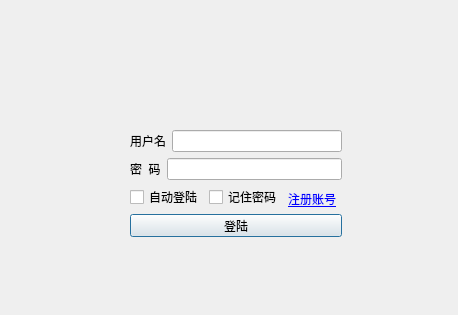
<?xml version="1.0" encoding="UTF-8"?>
<ui version="4.0">
 <class>loginWin</class>
 <widget class="QDialog" name="loginWin">
  <property name="geometry">
   <rect>
    <x>0</x>
    <y>0</y>
    <width>458</width>
    <height>315</height>
   </rect>
  </property>
  <property name="sizePolicy">
   <sizepolicy hsizetype="Fixed" vsizetype="Fixed">
    <horstretch>0</horstretch>
    <verstretch>0</verstretch>
   </sizepolicy>
  </property>
  <property name="windowTitle">
   <string>登陆</string>
  </property>
  <property name="autoFillBackground">
   <bool>true</bool>
  </property>
  <property name="styleSheet">
   <string notr="true"/>
  </property>
  <property name="modal">
   <bool>true</bool>
  </property>
  <widget class="QWidget" name="layoutWidget">
   <property name="geometry">
    <rect>
     <x>130</x>
     <y>130</y>
     <width>212</width>
     <height>107</height>
    </rect>
   </property>
   <layout class="QFormLayout" name="formLayout">
    <item row="2" column="0">
     <layout class="QHBoxLayout" name="horizontalLayout_3">
      <item>
       <widget class="QCheckBox" name="autoLogin">
        <property name="text">
         <string>自动登陆</string>
        </property>
       </widget>
      </item>
      <item>
       <widget class="QCheckBox" name="remeberPwd">
        <property name="text">
         <string>记住密码</string>
        </property>
       </widget>
      </item>
      <item>
       <widget class="QLabel" name="retrievePwd">
        <property name="lineWidth">
         <number>0</number>
        </property>
        <property name="text">
         <string>&lt;a href='http://192.168.123.230:9090/plugins/registration/sign-up.jsp'&gt;注册账号&lt;/a&gt;</string>
        </property>
        <property name="textFormat">
         <enum>Qt::RichText</enum>
        </property>
        <property name="alignment">
         <set>Qt::AlignBottom|Qt::AlignLeading|Qt::AlignLeft</set>
        </property>
        <property name="wordWrap">
         <bool>false</bool>
        </property>
        <property name="indent">
         <number>0</number>
        </property>
        <property name="openExternalLinks">
         <bool>true</bool>
        </property>
       </widget>
      </item>
     </layout>
    </item>
    <item row="3" column="0" colspan="2">
     <layout class="QHBoxLayout" name="horizontalLayout_4">
      <item>
       <widget class="QPushButton" name="login_btn">
        <property name="sizePolicy">
         <sizepolicy hsizetype="Expanding" vsizetype="Fixed">
          <horstretch>0</horstretch>
          <verstretch>0</verstretch>
         </sizepolicy>
        </property>
        <property name="text">
         <string>登陆</string>
        </property>
       </widget>
      </item>
     </layout>
    </item>
    <item row="1" column="0" colspan="2">
     <layout class="QHBoxLayout" name="horizontalLayout_2">
      <item>
       <widget class="QLabel" name="label_2">
        <property name="text">
         <string>密  码</string>
        </property>
       </widget>
      </item>
      <item>
       <widget class="QLineEdit" name="loginPwd">
        <property name="maxLength">
         <number>32</number>
        </property>
        <property name="echoMode">
         <enum>QLineEdit::Password</enum>
        </property>
        <property name="cursorMoveStyle">
         <enum>Qt::VisualMoveStyle</enum>
        </property>
       </widget>
      </item>
     </layout>
    </item>
    <item row="0" column="0" colspan="2">
     <layout class="QHBoxLayout" name="horizontalLayout">
      <item>
       <widget class="QLabel" name="label">
        <property name="text">
         <string>用户名</string>
        </property>
       </widget>
      </item>
      <item>
       <widget class="QLineEdit" name="loginAccount"/>
      </item>
     </layout>
    </item>
   </layout>
  </widget>
 </widget>
 <resources>
  <include location="../src/img.qrc"/>
 </resources>
 <connections/>
 <slots>
  <signal>login()</signal>
 </slots>
</ui>
